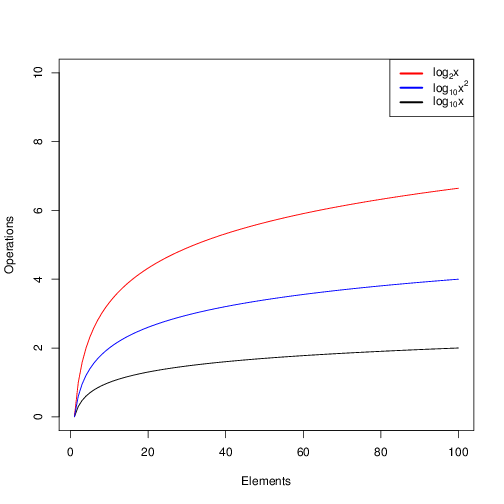

This chart was generated by the following R code:
eq <- function(x){log10(x)}
plot(eq,1,100,ylim=c(0,10),xlab="Elements",ylab="Operations")

lines(1:100,log2(1:100),col="red")
lines(1:100,log10((1:100)^2),col="blue")

my.expressions <- c(as.expression(bquote('log'['2']*'x')),as.expression(bquote('log'['10']*'x'^2)),as.expression(bquote('log'['10']*'x')))

#my.expressions <- c(as.expression(bquote('log'['10']*'x')),as.expression(bquote('log'['2']*'x')),as.expression(bquote('log'['10']*'x'^2)))

legend("topright",legend=my.expressions,lty=c(1,1),lwd=c(2.5,2.5,2.5),col=c("red","blue","black"))
